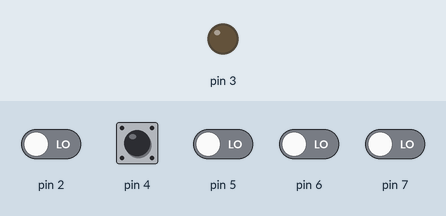
Recording of a sketch running on a simulated Arduino Uno, built with avr-gcc and run on an emulated ATmega328P. Shown: output pins drawn as LEDs (lit = HIGH). Dashed ring = blinking. The inputs (shaded band) are chosen by the test bench; at power-on: pin 4 HIGH, pin 2, pin 5–7 LOW.

Above: at 1.2 s.
1.3 s: pin 4 pulled LOW for 1 s
At 1.44 s:
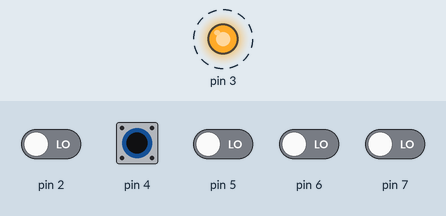
Timing chart, 0 to 4.3 s (numbered marks = the images above; inputs shaded):
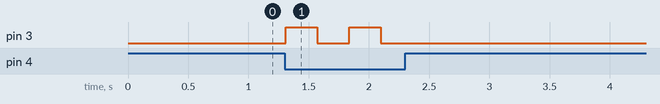

Measured:
- after the input at 1.3 s, pin 3: alternates HIGH for 0.26 s and LOW for 0.26 s, 4 changes in all, then stays LOW, starting at once

The sketch:

PinManipulation.ino
```cpp
#include "MyPins.h"
#include "MyNames.h"

PinManipulation MyPins;
Timer Timer1;

using namespace Names::Modes;

void setup()
{
  Serial.begin(9600);

  Timer1.Activate16BitTimer();

  MyPins.MyPinMode(3 , Output);
  MyPins.MyPinMode(4 , InputPullup);
}

void loop()
{
  MyPins.MyDigitalWrite(3 , Timer1.PWMSignal() && !MyPins.MyDigitalRead(4));
}

ISR(TIMER1_OVF_vect)
{
  Timer1.HandleInterrupt();
}
```

MyNames.h
```cpp
namespace Names
{
  namespace Modes
  {
    constexpr char Output = 'O';
    constexpr char Input = 'I';
    constexpr char InputPullup = 'P';
  }
  namespace TimerSettings
  {
    constexpr unsigned short ActivateTimerA = 0b11111100;
    constexpr unsigned short ActivateTimerB = 0b11100111;
    constexpr unsigned short Prescaler1 = 0b00000001;
    constexpr unsigned short ActivateInterrupt = 0b00000001;
  }
}
```

MyPins.cpp
```cpp
#include "MyPins.h"
#include "MyNames.h"

using namespace Names::TimerSettings;

void PinManipulation::MyPinMode(int Pin , char Mode)
{
  switch(Mode)
  {

    case 'I':                             //I = Input without Pullup

      DDRD &= ~(1 << Pin);                //writes a zero to the wanted pin to set it to be an Input
      PORTD &= ~(1 << Pin);

      break;

    case 'O':                             //O = Output

      DDRD |= 1 << Pin;                   //sets wanted pin to be an output

      break;

    case 'P':                             //P = Input with Pullup

      DDRD &= ~(1 << Pin);                //writes a zero to the wanted pin to set it to be an Input
      PORTD |= 1 << Pin;                  //writes a one on the wanted place to use the integrated pullup

      break;
  }
}

void PinManipulation::MyDigitalWrite(int Pin , bool State)
{

  if(DDRD & (1 << Pin))                 //Checks if pin is configured as an output
  {

    if(State) PORTD |= 1 << Pin;        //Sets pin high if state high

    else PORTD &= ~(1 << Pin);          //Sets pin low if state low

  }
}

bool PinManipulation::MyDigitalRead(int Pin)
{

  if(!(DDRD & (1 << Pin)))              //Checks if pin is configured as an Input
  {

    return PIND & (1 << Pin);           //Returns state of pin

  }
}

void Timer::Activate16BitTimer()
{
  TCCR1A &= ActivateTimerA;
  TCCR1B &= ActivateTimerB;
  TCCR1B |= Prescaler1;
  TIMSK1 |= ActivateInterrupt;
}

bool Timer::PWMSignal()
{
  return this->_TimerOverflowState;
}

void Timer::HandleInterrupt()
{
  this->_TimerOverflowState = !this->_TimerOverflowState;
}
```

MyPins.h
```cpp
#include <Arduino.h>

class PinManipulation
{
  public:
    void MyPinMode(int Pin , char Mode);
    void MyDigitalWrite(int Pin , bool State);
    bool MyDigitalRead(int Pin);
};

class Timer
{
  private:
    bool _TimerOverflowState = false;
  public:
    void HandleInterrupt();
    void Activate16BitTimer();
    bool PWMSignal();
};
```
